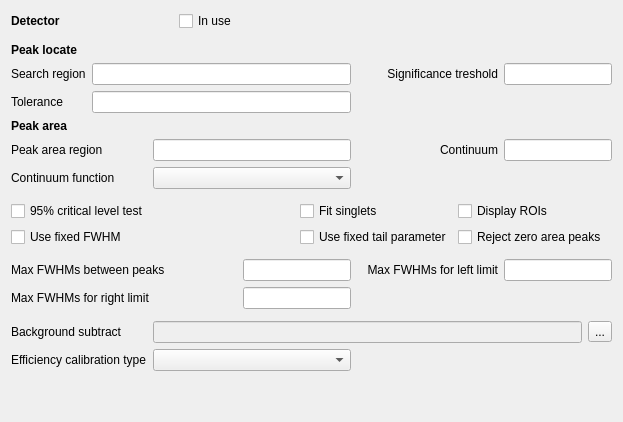
               <widget class="QWidget" name="tabAdminDetectorsPage1">
                <attribute name="title">
                 <string>Page 1</string>
                </attribute>
                <layout class="QGridLayout" name="gridLayout">
                 <item row="0" column="0">
                  <widget class="QLabel" name="label_28">
                   <property name="font">
                    <font>
                     <weight>75</weight>
                     <bold>true</bold>
                    </font>
                   </property>
                   <property name="text">
                    <string>Detector</string>
                   </property>
                  </widget>
                 </item>
                 <item row="11" column="0">
                  <widget class="QWidget" name="widget" native="true"/>
                 </item>
                 <item row="14" column="0">
                  <widget class="QWidget" name="widget_2" native="true"/>
                 </item>
                 <item row="8" column="0">
                  <widget class="QWidget" name="widget_3" native="true"/>
                 </item>
                 <item row="10" column="0" colspan="2">
                  <widget class="QCheckBox" name="cbAdminDetectorUseFixedFWHM">
                   <property name="text">
                    <string>Use fixed FWHM</string>
                   </property>
                  </widget>
                 </item>
                 <item row="6" column="0" colspan="2">
                  <widget class="QLabel" name="label_4">
                   <property name="text">
                    <string>Peak area region</string>
                   </property>
                  </widget>
                 </item>
                 <item row="10" column="8" colspan="4">
                  <widget class="QCheckBox" name="cbAdminDetectorRejectZeroAreaPeaks">
                   <property name="text">
                    <string>Reject zero area peaks</string>
                   </property>
                  </widget>
                 </item>
                 <item row="13" column="0" colspan="4">
                  <widget class="QLabel" name="label_9">
                   <property name="text">
                    <string>Max FWHMs for right limit</string>
                   </property>
                  </widget>
                 </item>
                 <item row="12" column="0" colspan="4">
                  <widget class="QLabel" name="label_7">
                   <property name="text">
                    <string>Max FWHMs between peaks</string>
                   </property>
                  </widget>
                 </item>
                 <item row="12" column="9" colspan="3">
                  <widget class="QLineEdit" name="tbAdminDetectorMaxFWHMsForLeftLimit"/>
                 </item>
                 <item row="7" column="2" colspan="4">
                  <widget class="QComboBox" name="cboxAdminDetectorContinuumFunction"/>
                 </item>
                 <item row="7" column="0" colspan="2">
                  <widget class="QLabel" name="label_6">
                   <property name="text">
                    <string>Continuum function</string>
                   </property>
                  </widget>
                 </item>
                 <item row="3" column="0">
                  <widget class="QLabel" name="label">
                   <property name="text">
                    <string>Search region</string>
                   </property>
                  </widget>
                 </item>
                 <item row="12" column="4" colspan="2">
                  <widget class="QLineEdit" name="tbAdminDetectorMaxFWHMsBetweenPeaks"/>
                 </item>
                 <item row="15" column="0" colspan="2">
                  <widget class="QLabel" name="label_11">
                   <property name="text">
                    <string>Background subtract</string>
                   </property>
                  </widget>
                 </item>
                 <item row="12" column="6" colspan="3">
                  <widget class="QLabel" name="label_8">
                   <property name="text">
                    <string>Max FWHMs for left limit</string>
                   </property>
                   <property name="alignment">
                    <set>Qt::AlignRight|Qt::AlignTrailing|Qt::AlignVCenter</set>
                   </property>
                  </widget>
                 </item>
                 <item row="4" column="1" colspan="5">
                  <widget class="QLineEdit" name="tbAdminDetectorTolerance"/>
                 </item>
                 <item row="15" column="11">
                  <widget class="QToolButton" name="btnAdminDetectorBackgroundSubtract">
                   <property name="text">
                    <string>...</string>
                   </property>
                  </widget>
                 </item>
                 <item row="10" column="5" colspan="3">
                  <widget class="QCheckBox" name="cbAdminDetectorUseFixedTailParameter">
                   <property name="text">
                    <string>Use fixed tail parameter</string>
                   </property>
                  </widget>
                 </item>
                 <item row="6" column="9" colspan="3">
                  <widget class="QLineEdit" name="tbAdminDetectorContinuum"/>
                 </item>
                 <item row="3" column="9" colspan="3">
                  <widget class="QLineEdit" name="tbAdminDetectorSignificanceTreshold"/>
                 </item>
                 <item row="9" column="0" colspan="3">
                  <widget class="QCheckBox" name="cbAdminDetectorCriticalLevelTest">
                   <property name="text">
                    <string>95% critical level test</string>
                   </property>
                  </widget>
                 </item>
                 <item row="4" column="0">
                  <widget class="QLabel" name="label_13">
                   <property name="text">
                    <string>Tolerance</string>
                   </property>
                  </widget>
                 </item>
                 <item row="13" column="4" colspan="2">
                  <widget class="QLineEdit" name="tbAdminDetectorMaxFWHMsForRightLimit"/>
                 </item>
                 <item row="9" column="5" colspan="2">
                  <widget class="QCheckBox" name="cbAdminDetectorFitSinglets">
                   <property name="text">
                    <string>Fit singlets</string>
                   </property>
                  </widget>
                 </item>
                 <item row="9" column="8" colspan="3">
                  <widget class="QCheckBox" name="cbAdminDetectorDisplayROIs">
                   <property name="text">
                    <string>Display ROIs</string>
                   </property>
                  </widget>
                 </item>
                 <item row="3" column="1" colspan="5">
                  <widget class="QLineEdit" name="tbAdminDetectorSearchRegion"/>
                 </item>
                 <item row="5" column="0">
                  <widget class="QLabel" name="label_12">
                   <property name="font">
                    <font>
                     <weight>75</weight>
                     <bold>true</bold>
                    </font>
                   </property>
                   <property name="text">
                    <string>Peak area</string>
                   </property>
                  </widget>
                 </item>
                 <item row="2" column="0">
                  <widget class="QLabel" name="label_3">
                   <property name="font">
                    <font>
                     <weight>75</weight>
                     <bold>true</bold>
                    </font>
                   </property>
                   <property name="text">
                    <string>Peak locate</string>
                   </property>
                  </widget>
                 </item>
                 <item row="6" column="2" colspan="4">
                  <widget class="QLineEdit" name="tbAdminDetectorPeakAreaRegion"/>
                 </item>
                 <item row="15" column="2" colspan="9">
                  <widget class="QLineEdit" name="tbAdminDetectorBackgroundSubtract">
                   <property name="enabled">
                    <bool>false</bool>
                   </property>
                  </widget>
                 </item>
                 <item row="3" column="6" colspan="3">
                  <widget class="QLabel" name="label_2">
                   <property name="text">
                    <string>Significance treshold</string>
                   </property>
                   <property name="alignment">
                    <set>Qt::AlignRight|Qt::AlignTrailing|Qt::AlignVCenter</set>
                   </property>
                  </widget>
                 </item>
                 <item row="6" column="7" colspan="2">
                  <widget class="QLabel" name="label_5">
                   <property name="text">
                    <string>Continuum</string>
                   </property>
                   <property name="alignment">
                    <set>Qt::AlignRight|Qt::AlignTrailing|Qt::AlignVCenter</set>
                   </property>
                  </widget>
                 </item>
                 <item row="16" column="0" colspan="2">
                  <widget class="QLabel" name="label_10">
                   <property name="text">
                    <string>Efficiency calibration type</string>
                   </property>
                  </widget>
                 </item>
                 <item row="16" column="2" colspan="4">
                  <widget class="QComboBox" name="cboxAdminDetectorEfficiencyCalibrationType"/>
                 </item>
                 <item row="1" column="0">
                  <widget class="QWidget" name="widget_4" native="true"/>
                 </item>
                 <item row="0" column="1">
                  <widget class="QLabel" name="lblAdminDetectorDetector">
                   <property name="text">
                    <string>&lt;Detector&gt;</string>
                   </property>
                  </widget>
                 </item>
                 <item row="17" column="2">
                  <spacer name="verticalSpacer">
                   <property name="orientation">
                    <enum>Qt::Vertical</enum>
                   </property>
                   <property name="sizeHint" stdset="0">
                    <size>
                     <width>20</width>
                     <height>40</height>
                    </size>
                   </property>
                  </spacer>
                 </item>
                 <item row="0" column="3">
                  <widget class="QCheckBox" name="cbAdminDetectorInUse">
                   <property name="text">
                    <string>In use</string>
                   </property>
                  </widget>
                 </item>
                </layout>
               </widget>
